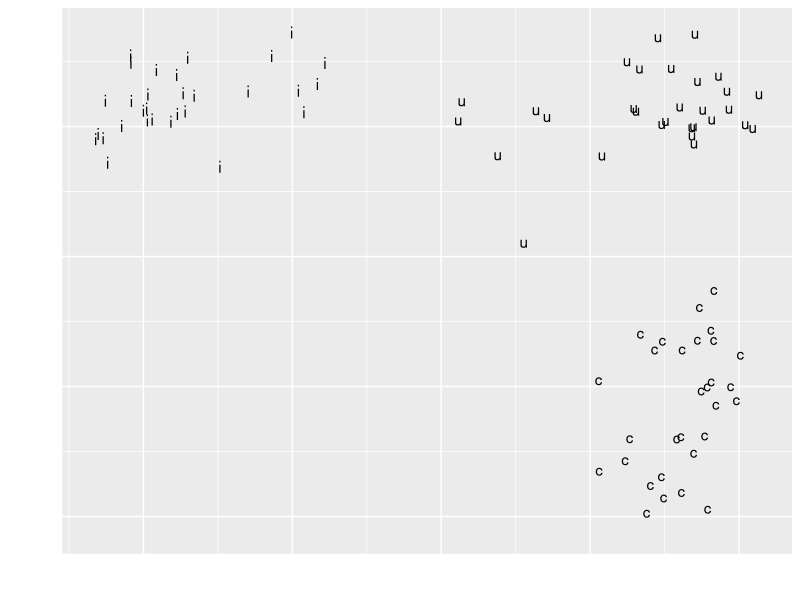

Source code (R): (Note: this script raises an error after producing the figure.)
## ---- chunk 1
knitr::opts_chunk$set(message=FALSE,warning=FALSE, cache=TRUE)
## ---- chunk 2
library(ggplot2)
data <- read.csv("LING2200_vowels_2023.csv", header=TRUE)
vowel_space <- ggplot(data, aes(x=F2, y=F1, label=Vowel)) + geom_text() + scale_x_reverse() + scale_y_reverse()
vowel_space
